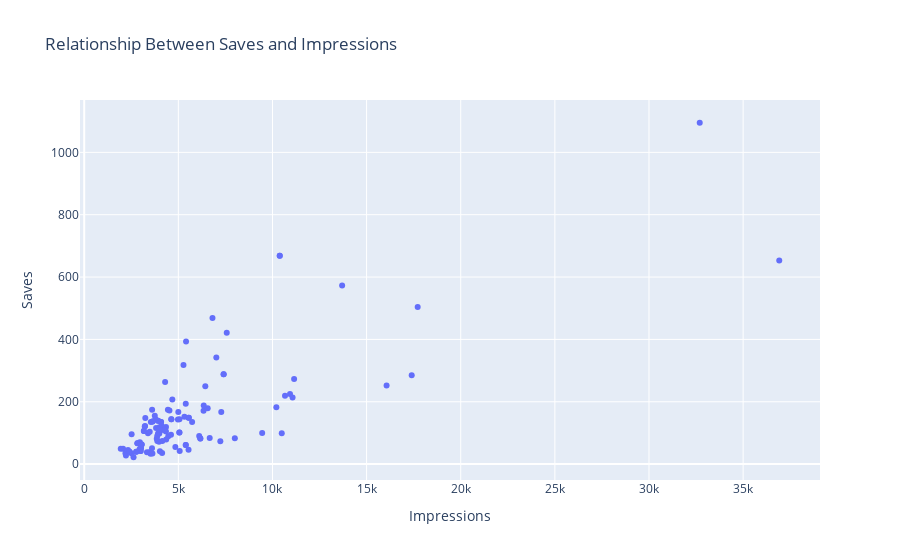

The notebook cell this image was saved under:
### Code cell
px.scatter(x='Impressions' , y='Saves' , data_frame=df  ,title='Relationship Between Saves and Impressions')

### Figure 1 — Plotly figure (JSON) as saved in the notebook; plotly's stock layout.template omitted (floating-point values rounded to 4 significant figures)
{"data": [{"hovertemplate": "Impressions=%{x}<br>Saves=%{y}<extra></extra>", "legendgroup": "", "marker": {"color": "#636efa", "symbol": "circle"}, "mode": "markers", "name": "", "orientation": "v", "showlegend": false, "type": "scatter", "x": [3920, 5394, 4021, 4528, 2518, 3884, 2621, 3541, 3749, 4115, 2218, 3234, 4344, 3216, 9453, 5055, 4002, 3169, 6168, 2407, 2064, 3973, 7281, 3052, 4628, 4082, 5394, 2766, 3924, 3015, 6666, 3854, 4355, 4343, 6108, 2523, 2327, 3990, 2191, 1941, 16062, 4998, 4289, 3880, 3786, 4298, 3630, 2826, 7407, 10386, 2998, 7018, 2941, 6432, 10667, 3988, 4978, 3388, 4467, 3246, 5072, 6339, 4239, 3454, 7571, 3333, 3818, 10933, 5058, 3601, 3480, 3525, 3606, 5542, 6559, 3623, 10493, 4446, 2957, 5538, 4681, 5273, 5055, 4002, 3169, 6168, 2407, 3630, 2826, 7407, 10386, 2998, 3052, 4628, 4082, 5394, 2766, 3924, 3015, 5409, 5323, 8001, 4150, 4609, 6348, 11068, 7231, 17396, 6814, 17713, 5563, 4842, 11149, 10206, 13700, 5731, 4139, 32695, 36919], "xaxis": "x", "y": [98, 194, 41, 172, 96, 74, 22, 135, 155, 122, 28, 122, 119, 121, 100, 101, 111, 106, 82, 40, 49, 72, 167, 63, 144, 135, 61, 40, 139, 52, 84, 81, 79, 105, 90, 34, 45, 98, 35, 49, 252, 167, 111, 90, 144, 263, 137, 67, 288, 668, 42, 342, 48, 250, 219, 118, 143, 99, 89, 148, 42, 171, 109, 38, 421, 38, 116, 225, 144, 51, 104, 33, 174, 46, 179, 34, 99, 174, 70, 149, 207, 318, 101, 111, 106, 82, 40, 137, 67, 288, 668, 42, 63, 144, 135, 61, 40, 139, 52, 393, 152, 83, 74, 94, 188, 214, 73, 285, 469, 504, 149, 55, 273, 182, 573, 135, 36, 1095, 653], "yaxis": "y"}], "layout": {"legend": {"tracegroupgap": 0}, "title": {"text": "Relationship Between Saves and Impressions"}, "xaxis": {"anchor": "y", "domain": [0, 1], "title": {"text": "Impressions"}}, "yaxis": {"anchor": "x", "domain": [0, 1], "title": {"text": "Saves"}}}}
